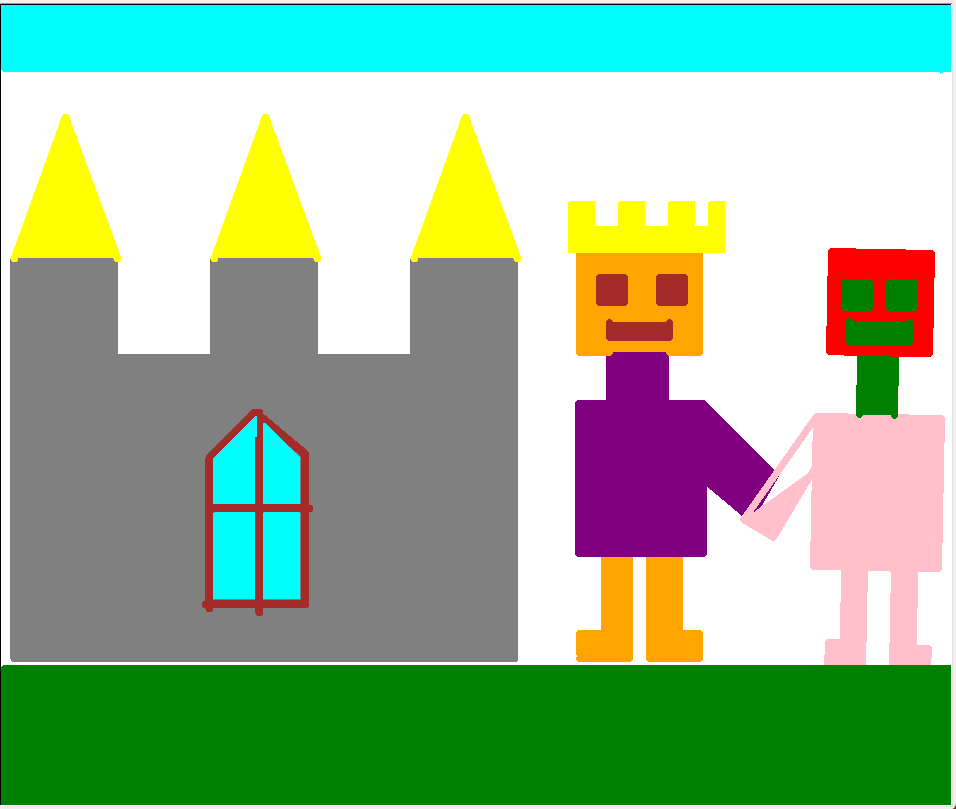

Reproduce this figure in Python.
from turtle import *

speed(30)
width(8)
color("grey")

penup()
goto(-465, -250)
pendown()

begin_fill()
left(90)
forward(400)
right(90)
forward(100)
right(90)
forward(100)
left(90)
forward(100)
left(90)
forward(100)
right(90)
forward(100)
right(90)
forward(100)
left(90)
forward(100)
left(90)
forward(100)
right(90)
forward(100)
right(90)
forward(400)
right(90)
forward(500)

penup()
goto(-465, 150)
pendown()
end_fill()

color("yellow")
begin_fill()
left(-110)
forward(150)
left(-140)
forward(150)



penup()
goto(-265, 150)
pendown()


left(-220)
forward(150)
left(-140)
forward(150)

penup()
goto(-65, 150)
pendown()

left(-220)
forward(150)
left(-140)
forward(150)
end_fill()

color("brown")
penup()
goto(-270, -200)
pendown()

left(160)
forward(150)
right(45)
forward(65)
left(-85)
forward(65)
right(50)
forward(150)
right(90)
forward(100)


penup()
goto(-270, -100)
pendown()

left(180)
forward(100)

penup()
goto(-220, -4)
pendown()

right(90)
forward(200)

color("cyan")
width(2)
penup()
goto(-265, -105)
pendown()

begin_fill()
left(90)
forward(40)
right(90)
forward(85)
right(90)
forward(40)
right(90)
forward(85)
end_fill()

penup()
goto(-225, -20)
pendown()

begin_fill()
left(180)
forward(75)
right(90)
forward(40)
right(90)
forward(45)
right(45)
forward(60)
right(135)
forward(20)
end_fill()

penup()
goto(-215, -30)
pendown()

begin_fill()
forward(65)
left(90)
forward(35)
left(90)
forward(45)
left(45)
forward(50)
left(135)
forward(20)
end_fill()

penup()
goto(-215, -110)
pendown()

begin_fill()
forward(80)
left(90)
forward(35)
left(90)
forward(85)
left(90)
forward(35)
left(90)
forward(10)
end_fill()

color("orange")
width(7)

penup()
goto(100, -250)
pendown()

begin_fill()
left(90)
forward(50)
left(90)
forward(100)
left(90)
forward(25)
left(90)
forward(75)
right(90)
forward(25)
left(90)
forward(20)
end_fill()

penup()
goto(170, -160)
pendown()

begin_fill()
forward(90)
left(90)
forward(50)
left(90)
forward(25)
left(90)
forward(20)
right(90)
forward(75)
left(90)
forward(30)
left(90)
forward(15)
end_fill()

color("purple")


penup()
goto(150, -145)
pendown()


begin_fill()
right(90)
forward(51)
right(90)
forward(150)
right(90)
forward(125)
right(90)
forward(150)
right(90)
forward(75)
end_fill()

penup()
goto(130, 6)
pendown()

begin_fill()
right(90)
forward(50)
right(90)
forward(56)
right(90)
forward(50)
end_fill()


penup()
goto(130, 56)
pendown()

color("orange")

begin_fill()
right(90)
forward(30)
right(90)
forward(100)
right(90)
forward(120)
right(90)
forward(100)
right(90)
forward(30)
end_fill()


color("brown")


penup()
goto(130, 106)
pendown()


begin_fill()
forward(10)
right(90)
forward(25)
right(90)
forward(25)
right(90)
forward(25)
right(90)
forward(15)
end_fill()

penup()
goto(190, 106)
pendown()

begin_fill()
forward(10)
right(90)
forward(25)
right(90)
forward(25)
right(90)
forward(25)
right(90)
forward(15)
end_fill()


color("yellow")
width(2)



penup()
goto(190, 156)
pendown()


begin_fill()
forward(100)
right(90)
forward(50)
right(90)
forward(25)
right(90)
forward(25)
left(90)
forward(25)
left(90)
forward(25)
right(90)
forward(25)
right(90)
forward(25)
left(90)
forward(25)
left(90)
forward(25)
right(90)
forward(25)
right(90)
forward(25)
left(90)
forward(15)
left(90)
forward(25)
right(90)
forward(15)
right(90)
forward(50)
right(90)
forward(75)
end_fill()


color("brown")
width(7)


penup()
goto(190, 86)
pendown()

begin_fill()
left(90)
forward(15)
right(90)
forward(60)
right(90)
forward(15)
end_fill()

color("purple")

penup()
goto(225, 4)
pendown()

begin_fill()
right(135)
forward(100)
left(-75)
forward(50)
right(100)
forward(65)
end_fill()

color("pink")

penup()
goto(265, -110)
pendown()

begin_fill()
left(-85)
forward(125)
right(56)
forward(125)
right(90)
forward(150)
right(90)
forward(125)
right(90)
forward(150)
end_fill()

color("green")


penup()
goto(380, -6)
pendown()

begin_fill()
forward(59)
right(90)
forward(35)
right(90)
forward(59)
end_fill()


color("red")

penup()
goto(380, 56)
pendown()

begin_fill()
right(90)
forward(30)
right(90)
forward(100)
right(90)
forward(100)
right(90)
forward(100)
right(90)
forward(75)
end_fill()

color("green")

penup()
goto(380, 126)
pendown()

begin_fill()
forward(15)
left(90)
forward(25)
left(90)
forward(25)
left(90)
forward(25)
left(90)
forward(15)
end_fill()


penup()
goto(430, 126)
pendown()

begin_fill()
forward(20)
left(90)
forward(25)
left(90)
forward(25)
left(90)
forward(25)
end_fill()


penup()
goto(430, 86)
pendown()


begin_fill()
left(180)
forward(20)
left(-90)
forward(60)
left(-90)
forward(20)
end_fill()


color("pink")


penup()
goto(430, -160)
pendown()

begin_fill()
left(90)
forward(15)
left(90)
forward(100)
left(90)
forward(35)
left(90)
forward(20)
left(90)
forward(15)
right(90)
forward(80)
left(90)
forward(50)
left(90)
forward(100)
right(90)
forward(35)
right(90)
forward(25)
right(90)
forward(15)
left(90)
forward(80)
end_fill()

penup()
goto(335, -60)
pendown()

begin_fill()
left(-210)
forward(80)
left(-90)
forward(35)
end_fill()

color("green")

penup()
goto(-475, -260)
pendown()

begin_fill()
left(211)
forward(945)
right(90)
forward(135)
right(90)
forward(945)
right(90)
forward(135)
end_fill()

color("cyan")

penup()
goto(470, 340)
pendown()
begin_fill()
forward(65)
left(90)
forward(945)

left(90)
forward(65)
left(90)
forward(945)
end_fill()

exitonclick()
